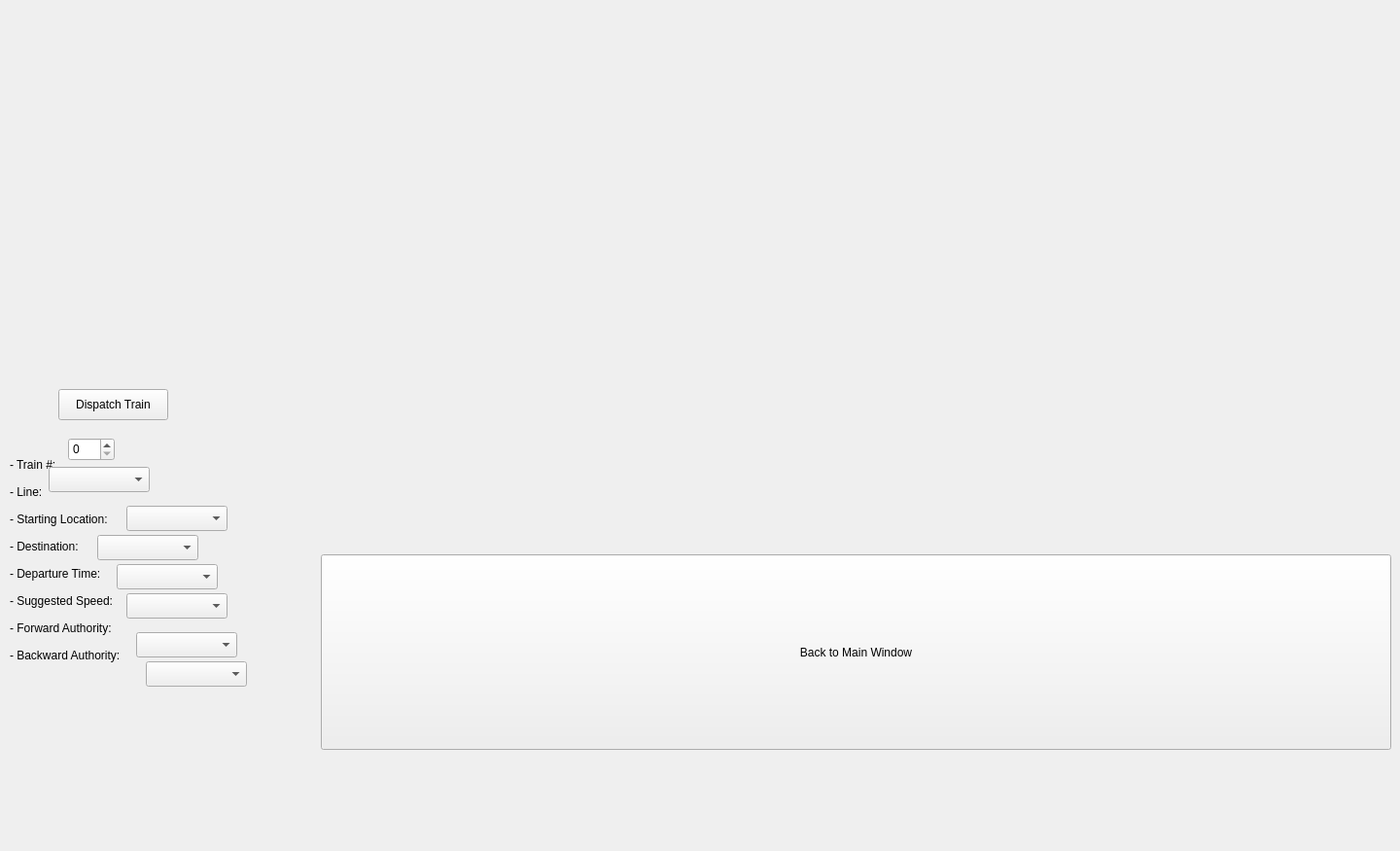
<?xml version="1.0" encoding="UTF-8"?>
<ui version="4.0">
 <class>Form</class>
 <widget class="QWidget" name="Form">
  <property name="geometry">
   <rect>
    <x>0</x>
    <y>0</y>
    <width>1440</width>
    <height>875</height>
   </rect>
  </property>
  <property name="windowTitle">
   <string>Form</string>
  </property>
  <widget class="QLabel" name="label">
   <property name="geometry">
    <rect>
     <x>10</x>
     <y>440</y>
     <width>201</width>
     <height>271</height>
    </rect>
   </property>
   <property name="text">
    <string>- Train #: 

- Line:

- Starting Location: 

- Destination: 

- Departure Time: 

- Suggested Speed: 

- Forward Authority: 

- Backward Authority: </string>
   </property>
  </widget>
  <widget class="QComboBox" name="Line_Selection">
   <property name="geometry">
    <rect>
     <x>50</x>
     <y>480</y>
     <width>104</width>
     <height>26</height>
    </rect>
   </property>
  </widget>
  <widget class="QComboBox" name="Starting_Location_Selection">
   <property name="geometry">
    <rect>
     <x>130</x>
     <y>520</y>
     <width>104</width>
     <height>26</height>
    </rect>
   </property>
  </widget>
  <widget class="QComboBox" name="Destination_Selection">
   <property name="geometry">
    <rect>
     <x>100</x>
     <y>550</y>
     <width>104</width>
     <height>26</height>
    </rect>
   </property>
  </widget>
  <widget class="QComboBox" name="Departure_Selection">
   <property name="geometry">
    <rect>
     <x>120</x>
     <y>580</y>
     <width>104</width>
     <height>26</height>
    </rect>
   </property>
  </widget>
  <widget class="QSpinBox" name="Train_Selection">
   <property name="geometry">
    <rect>
     <x>70</x>
     <y>450</y>
     <width>48</width>
     <height>24</height>
    </rect>
   </property>
  </widget>
  <widget class="QPushButton" name="Dispatch_button">
   <property name="geometry">
    <rect>
     <x>60</x>
     <y>400</y>
     <width>113</width>
     <height>32</height>
    </rect>
   </property>
   <property name="text">
    <string>Dispatch Train</string>
   </property>
  </widget>
  <widget class="QPushButton" name="Main_button">
   <property name="geometry">
    <rect>
     <x>330</x>
     <y>570</y>
     <width>1101</width>
     <height>201</height>
    </rect>
   </property>
   <property name="text">
    <string>Back to Main Window</string>
   </property>
  </widget>
  <widget class="QComboBox" name="Departure_Selection_2">
   <property name="geometry">
    <rect>
     <x>130</x>
     <y>610</y>
     <width>104</width>
     <height>26</height>
    </rect>
   </property>
  </widget>
  <widget class="QComboBox" name="Departure_Selection_3">
   <property name="geometry">
    <rect>
     <x>140</x>
     <y>650</y>
     <width>104</width>
     <height>26</height>
    </rect>
   </property>
  </widget>
  <widget class="QComboBox" name="Departure_Selection_4">
   <property name="geometry">
    <rect>
     <x>150</x>
     <y>680</y>
     <width>104</width>
     <height>26</height>
    </rect>
   </property>
  </widget>
 </widget>
 <resources/>
 <connections/>
</ui>
